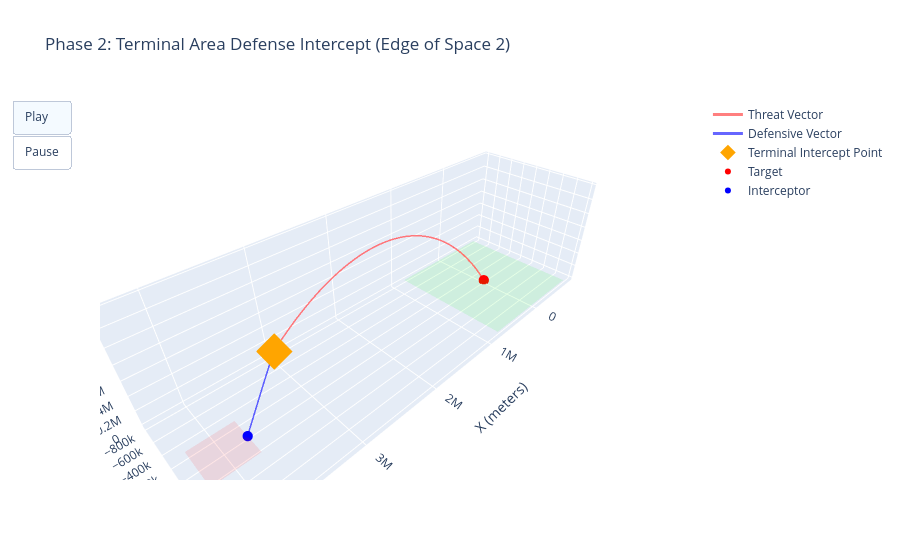

Notebook cell for this chart:
### Code cell
import numpy as np
import plotly.graph_objects as go

# =====================================================================
# 1. MATHEMATICAL & GEOMETRIC UTILITIES
# =====================================================================

def compute_cpa(pos1, vel1, pos2, vel2):
    """
    Computes the closest point of approach (CPA) time and precise miss distance
    between two moving vectors using sub-timestep linear interpolation.
    """
    dp = pos1 - pos2
    dv = vel1 - vel2
    dv_sq = max(np.dot(dv, dv), 1e-8) 
    t_cpa = -np.dot(dp, dv) / dv_sq
    
    if t_cpa < 0:
        return 0.0, np.linalg.norm(dp)
        
    pos1_cpa = pos1 + vel1 * t_cpa
    pos2_cpa = pos2 + vel2 * t_cpa
    miss_dist = np.linalg.norm(pos1_cpa - pos2_cpa)
    return t_cpa, miss_dist

def proportional_navigation_macro(interceptor_state, target_state, N=4.5):
    """
    Implements Proportional Navigation (ProNav) guidance.
    Calculates lateral acceleration commands based on line-of-sight rate.
    """
    r_vec = target_state[0:3] - interceptor_state[0:3]
    v_rel = target_state[3:6] - interceptor_state[3:6]
    
    r = max(np.linalg.norm(r_vec), 1e-6)
    r_hat = r_vec / r
    omega = np.cross(r_vec, v_rel) / (r ** 2)
    
    v_mag = np.linalg.norm(interceptor_state[3:6])
    accel_cmd = N * v_mag * np.cross(omega, r_hat)
    
    # Defensive high-G maneuver cap for high-velocity interception
    max_accel = 40.0 * 9.81
    if np.linalg.norm(accel_cmd) > max_accel:
        accel_cmd = (accel_cmd / np.linalg.norm(accel_cmd)) * max_accel
        
    return accel_cmd

# =====================================================================
# 2. PHYSICS ENGINE (DYNAMIC DIFFERENTIAL EQUATIONS & RK4)
# =====================================================================

def missile_dynamics(state, t, accel_cmd=np.zeros(3)):
    """
    Returns the derivative of the state vector [vx, vy, vz, ax, ay, az].
    Applies constant gravitational acceleration.
    """
    vel = state[3:6]
    gravity_accel = np.array([0.0, 0.0, -9.81])
    accel = gravity_accel + accel_cmd
    return np.concatenate((vel, accel))

def rk4_step(state, t, dt, derivatives_fn, accel_cmd=np.zeros(3)):
    """
    4th-Order Runge-Kutta integration step for high-precision projection.
    """
    k1 = derivatives_fn(state, t, accel_cmd)
    k2 = derivatives_fn(state + 0.5 * dt * k1, t + 0.5 * dt, accel_cmd)
    k3 = derivatives_fn(state + 0.5 * dt * k2, t + 0.5 * dt, accel_cmd)
    k4 = derivatives_fn(state + dt * k3, t + dt, accel_cmd)
    return state + (dt / 6.0) * (k1 + 2*k2 + 2*k3 + k4)

# =====================================================================
# 3. ENGAGEMENT SIMULATION CONFIGURATION
# =====================================================================

target_state = np.array([0.0, 0.0, 0.0, 3800.0, 0.0, 5200.0]) 

silo_x = 3750000.0
silo_y = 0.0
silo_z = 0.0
interceptor_state = np.array([silo_x, silo_y, silo_z, 0.0, 0.0, 0.0])

dt = 0.5  
total_time = 1100  
steps = int(total_time / dt)

target_path = np.zeros((steps, 3))
interceptor_path = np.zeros((steps, 3))
distances = np.zeros(steps)

interceptor_launched = False
hit_registered = False
actual_steps = steps

# FIX 1: Expanded Radar Horizon (1,500 kilometers)
launch_threshold_range = 1500000.0 

# =====================================================================
# 4. SIMULATION EXECUTION LOOP
# =====================================================================

for i in range(steps):
    target_path[i] = target_state[0:3]
    t = i * dt
    
    range_to_target = np.linalg.norm(target_state[0:3] - np.array([silo_x, silo_y, silo_z]))
    
    if not interceptor_launched and range_to_target <= launch_threshold_range:
        interceptor_launched = True
        # FIX 2: Massive boost to initial velocity (Mach 20+) to reach the exosphere
        interceptor_state[3:6] = np.array([-3500.0, 0.0, 6500.0])
        print(f"[RADAR] Early Warning Track Acquired at t = {t:.1f}s. Interceptor Launched!")

    if interceptor_launched:
        interceptor_path[i] = interceptor_state[0:3]
        distances[i] = np.linalg.norm(target_path[i] - interceptor_path[i])
        
        interceptor_accel = proportional_navigation_macro(interceptor_state, target_state, N=4.5)
        interceptor_state = rk4_step(interceptor_state, t, dt, missile_dynamics, accel_cmd=interceptor_accel)
        
        if distances[i] < 500.0:
            actual_steps = i + 1
            hit_registered = True
            break
    else:
        interceptor_path[i] = np.array([silo_x, silo_y, silo_z])
        distances[i] = range_to_target

    target_state = rk4_step(target_state, t, dt, missile_dynamics)
    
    if target_state[2] < 0:
        actual_steps = i + 1
        break

target_path = target_path[:actual_steps]
interceptor_path = interceptor_path[:actual_steps]
distances = distances[:actual_steps]

# =====================================================================
# 5. DATA POST-PROCESSING & ENGAGEMENT ANALYSIS
# =====================================================================

min_dist_idx = np.argmin(distances)
time_of_interception = min_dist_idx * dt
interception_coords = target_path[min_dist_idx]

t_cpa, precise_miss_dist = compute_cpa(
    target_path[-1], target_state[3:6], 
    interceptor_path[-1], interceptor_state[3:6]
)

print(f"\n--- Terminal Intercept Engagement Summary ---")
print(f"Interception Time:     {time_of_interception:.1f} seconds")
print(f"Interception Altitude: {interception_coords[2]/1000:.1f} km (Meso / Exo-atmospheric)")
print(f"Downrange Distance:    {interception_coords[0]/1000:.1f} km (Edge of Space 2)")
print(f"Geometric CPA Miss:    {precise_miss_dist:.2f} meters")

if hit_registered or precise_miss_dist <= 20.0:
    print(f"STATUS: SUCCESSFUL AREA INTERCEPTION")
else:
    print(f"STATUS: LEAK - THREAT COMPROMISED PROTECTED ZONE")

# =====================================================================
# 6. MACRO-SCALE 3D GEOSPATIAL VISUALIZATION
# =====================================================================

s1_min, s1_max = -800000, 800000 
s2_center_x = 4000000 
s2_half_side = 250000
s2_x_min, s2_x_max = s2_center_x - s2_half_side, s2_center_x + s2_half_side

fig = go.Figure()

# Ground Space 1 (Launch Zone Mesh)
fig.add_trace(go.Mesh3d(x=[s1_min, s1_max, s1_max, s1_min], y=[s1_min, s1_min, s1_max, s1_max], z=[0, 0, 0, 0], color='rgba(0, 255, 0, 0.1)', name='Space 1'))
# Ground Space 2 (Defended Zone Mesh)
fig.add_trace(go.Mesh3d(x=[s2_x_min, s2_x_max, s2_x_max, s2_x_min], y=[-s2_half_side, -s2_half_side, s2_half_side, s2_half_side], z=[0, 0, 0, 0], color='rgba(255, 0, 0, 0.1)', name='Space 2'))

# Continuous Flight Tracks
fig.add_trace(go.Scatter3d(x=target_path[:,0], y=target_path[:,1], z=target_path[:,2], mode='lines', line=dict(color='rgba(255,0,0,0.5)', width=3), name='Threat Vector'))
fig.add_trace(go.Scatter3d(x=interceptor_path[:,0], y=interceptor_path[:,1], z=interceptor_path[:,2], mode='lines', line=dict(color='rgba(0,0,255,0.6)', width=3), name='Defensive Vector'))

# Kinetic Blast Point Marker
if hit_registered:
    fig.add_trace(go.Scatter3d(x=[interception_coords[0]], y=[interception_coords[1]], z=[interception_coords[2]], mode='markers', marker=dict(size=12, color='orange', symbol='diamond'), name='Terminal Intercept Point'))

# Dynamic Markers for Animation
base_traces = len(fig.data)
target_idx = base_traces
interceptor_idx = base_traces + 1

fig.add_trace(go.Scatter3d(x=[target_path[0,0]], y=[target_path[0,1]], z=[target_path[0,2]], mode='markers', marker=dict(size=6, color='red'), name='Target'))
fig.add_trace(go.Scatter3d(x=[interceptor_path[0,0]], y=[interceptor_path[0,1]], z=[interceptor_path[0,2]], mode='markers', marker=dict(size=6, color='blue'), name='Interceptor'))

# Build Animation Frames
frame_skip = max(1, int(actual_steps / 80))
frames = []
for k in range(0, actual_steps, frame_skip):
    frames.append(go.Frame(
        data=[
            go.Scatter3d(x=[target_path[k,0]], y=[target_path[k,1]], z=[target_path[k,2]]),
            go.Scatter3d(x=[interceptor_path[k,0]], y=[interceptor_path[k,1]], z=[interceptor_path[k,2]])
        ],
        traces=[target_idx, interceptor_idx],
        name=f'frame_{k}'
    ))
fig.frames = frames

# Chart Formatting Layout Config
fig.update_layout(
    title='Phase 2: Terminal Area Defense Intercept (Edge of Space 2)',
    scene=dict(
        xaxis_title='X (mete s)', yaxis_title='Y (meters)', zaxis_title='Altitude (meters)',
        aspectmode='data'
    ),
    updatemenus=[dict(type="buttons", buttons=[dict(label="Play", method="animate", args=[None, dict(frame=dict(duration=15, redraw=True), fromcurrent=True)]), dict(label="Pause", method="animate", args=[[None], dict(frame=dict(duration=0, redraw=False), mode="immediate")])])]
)

fig.show()

### Figure 1 — Plotly figure (JSON) as saved in the notebook; plotly's stock layout.template omitted (floating-point values rounded to 4 significant figures; data arrays with more than 128 entries replaced by an {"elided": "..."} marker saying what was removed)
{"data": [{"color": "rgba(0, 255, 0, 0.1)", "name": "Space 1", "type": "mesh3d", "x": [-800000, 800000, 800000, -800000], "y": [-800000, -800000, 800000, 800000], "z": [0, 0, 0, 0]}, {"color": "rgba(255, 0, 0, 0.1)", "name": "Space 2", "type": "mesh3d", "x": [3750000, 4250000, 4250000, 3750000], "y": [-250000, -250000, 250000, 250000], "z": [0, 0, 0, 0]}, {"line": {"color": "rgba(255,0,0,0.5)", "width": 3}, "mode": "lines", "name": "Threat Vector", "type": "scatter3d", "x": {"elided": "1745 int values"}, "y": {"elided": "1745 int values"}, "z": {"elided": "1745 float values"}}, {"line": {"color": "rgba(0,0,255,0.6)", "width": 3}, "mode": "lines", "name": "Defensive Vector", "type": "scatter3d", "x": {"elided": "1745 float values"}, "y": {"elided": "1745 int values"}, "z": {"elided": "1745 float values"}}, {"marker": {"color": "orange", "size": 12, "symbol": "diamond"}, "mode": "markers", "name": "Terminal Intercept Point", "type": "scatter3d", "x": [3313600], "y": [0], "z": [804700.0]}, {"marker": {"color": "red", "size": 6}, "mode": "markers", "name": "Target", "type": "scatter3d", "x": [0], "y": [0], "z": [0]}, {"marker": {"color": "blue", "size": 6}, "mode": "markers", "name": "Interceptor", "type": "scatter3d", "x": [3750000], "y": [0], "z": [0]}], "layout": {"scene": {"aspectmode": "data", "xaxis": {"title": {"text": "X (meters)"}}, "yaxis": {"title": {"text": "Y (meters)"}}, "zaxis": {"title": {"text": "Altitude (meters)"}}}, "title": {"text": "Phase 2: Terminal Area Defense Intercept (Edge of Space 2)"}, "updatemenus": [{"buttons": [{"args": [null, {"frame": {"duration": 15, "redraw": true}, "fromcurrent": true}], "label": "Play", "method": "animate"}, {"args": [[null], {"frame": {"duration": 0, "redraw": false}, "mode": "immediate"}], "label": "Pause", "method": "animate"}], "type": "buttons"}]}}
